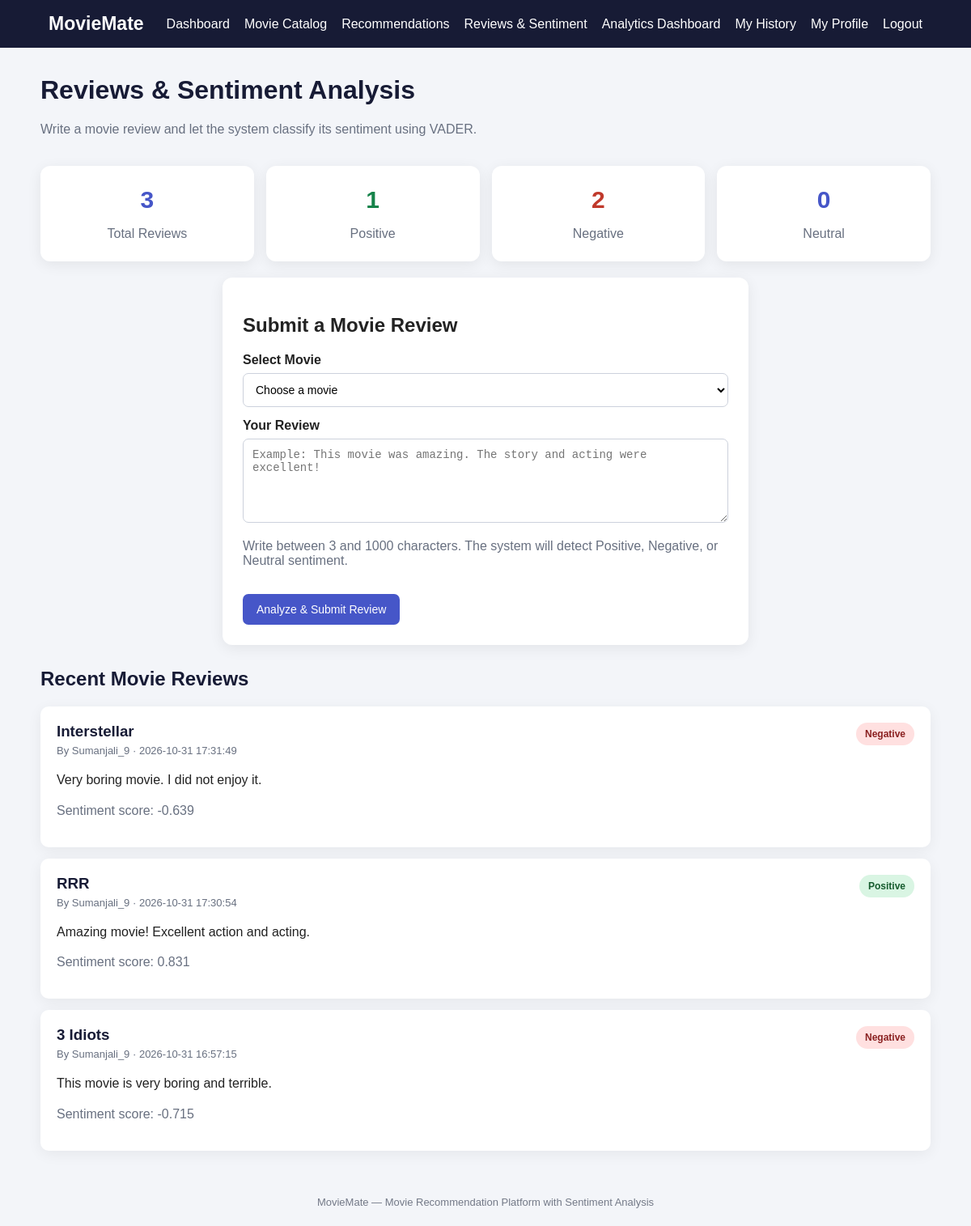
The app's page /reviews (signed in) with its own data.
### tables this page shows
CREATE TABLE reviews (
            id INTEGER PRIMARY KEY AUTOINCREMENT,
            user_id INTEGER NOT NULL,
            movie_id INTEGER NOT NULL,
            review_text TEXT NOT NULL,
            sentiment TEXT NOT NULL CHECK(sentiment IN ('Positive', 'Negative', 'Neutral')),
            compound_score REAL NOT NULL,
            positive_score REAL NOT NULL,
            neutral_score REAL NOT NULL,
            negative_score REAL NOT NULL,
            created_at TIMESTAMP DEFAULT CURRENT_TIMESTAMP,
            FOREIGN KEY(user_id) REFERENCES users(id) ON DELETE CASCADE,
            FOREIGN KEY(movie_id) REFERENCES movies(id) ON DELETE CASCADE
        );

CREATE TABLE movies (
            id INTEGER PRIMARY KEY AUTOINCREMENT,
            title TEXT NOT NULL,
            genre TEXT NOT NULL,
            release_year INTEGER,
            director TEXT DEFAULT '',
            description TEXT DEFAULT '',
            poster_url TEXT DEFAULT '',
            created_at TIMESTAMP DEFAULT CURRENT_TIMESTAMP
        );

CREATE TABLE users (
            id INTEGER PRIMARY KEY AUTOINCREMENT,
            full_name TEXT NOT NULL,
            username TEXT NOT NULL UNIQUE,
            email TEXT NOT NULL UNIQUE,
            password_hash TEXT NOT NULL,
            favorite_genres TEXT DEFAULT '',
            bio TEXT DEFAULT '',
            created_at TIMESTAMP DEFAULT CURRENT_TIMESTAMP
        );

### app.py (the view)
@app.route("/reviews")
@login_required
def reviews():
    db = get_db()
    movie_rows = db.execute("SELECT id, title FROM movies ORDER BY title").fetchall()
    review_rows = db.execute(
        """SELECT r.*, m.title AS movie_title, u.username
           FROM reviews r
           JOIN movies m ON m.id = r.movie_id
           JOIN users u ON u.id = r.user_id
           ORDER BY r.created_at DESC, r.id DESC LIMIT 50"""
    ).fetchall()
    summary_rows = db.execute(
        """SELECT sentiment, COUNT(*) AS total
           FROM reviews GROUP BY sentiment"""
    ).fetchall()
    sentiment_summary = {row["sentiment"]: row["total"] for row in summary_rows}
    total_reviews = sum(sentiment_summary.values())
    return render_template(
        "reviews.html", movies=movie_rows, reviews=review_rows,
        sentiment_summary=sentiment_summary, total_reviews=total_reviews
    )

### app.py (called while the page is built)
def get_db():
    if "db" not in g:
        g.db = sqlite3.connect(app.config["DATABASE"])
        g.db.row_factory = sqlite3.Row
        g.db.execute("PRAGMA foreign_keys = ON")
    return g.db

def login_required(view):
    @wraps(view)
    def wrapped_view(**kwargs):
        if "user_id" not in session:
            flash("Please log in to access that page.", "warning")
            return redirect(url_for("login"))
        return view(**kwargs)
    return wrapped_view

### templates/reviews.html (shortened to what this page needs)
{% extends "base.html" %}
{% block content %}
<div class="page-heading">
    <div>
        <h1>Reviews & Sentiment Analysis</h1>
        <p class="muted">Write a movie review and let the system classify its sentiment using VADER.</p>
    </div>
</div>
<div class="sentiment-stats">
    <div class="stat-card"><span>{{ total_reviews }}</span><p>Total Reviews</p></div>
    <div class="stat-card positive"><span>{{ sentiment_summary.get('Positive', 0) }}</span><p>Positive</p></div>
    <div class="stat-card negative"><span>{{ sentiment_summary.get('Negative', 0) }}</span><p>Negative</p></div>
    <div class="stat-card"><span>{{ sentiment_summary.get('Neutral', 0) }}</span><p>Neutral</p></div>
</div>
<section class="form-card wide">
    <h2>Submit a Movie Review</h2>
    <form method="POST" action="{{ url_for('add_review') }}">
        <label for="movie_id">Select Movie</label>
        <select id="movie_id" name="movie_id" required>
            <option value="">Choose a movie</option>
        </select>
        <label for="review_text">Your Review</label>
        <textarea id="review_text" name="review_text" rows="5" maxlength="1000" minlength="3" placeholder="Example: This movie was amazing. The story and acting were excellent!" required></textarea>
        <p class="muted">Write between 3 and 1000 characters. The system will detect Positive, Negative, or Neutral sentiment.</p>
        <button type="submit">Analyze & Submit Review</button>
    </form>
</section>
<section class="recommendation-section">
    <h2>Recent Movie Reviews</h2>
    {% if reviews %}
        <div class="review-list">
            {% for review in reviews %}
                <article class="review-card">
                    <div class="review-heading">
                        <div><h3>{{ review['movie_title'] }}</h3><p class="muted">By {{ review['username'] }} · {{ review['created_at'] }}</p></div>
                        <span class="sentiment-badge {{ review['sentiment']|lower }}">{{ review['sentiment'] }}</span>
                    </div>
                    <p class="review-text">{{ review['review_text'] }}</p>
                    <p class="muted">Sentiment score: {{ "%.3f"|format(review['compound_score']) }}</p>
                </article>
            {% endfor %}
        </div>
    {% else %}
        <div class="empty-state"><h3>No reviews yet</h3><p>Be the first to submit a movie review.</p></div>
    {% endif %}
</section>
{% endblock %}

### static/style.css (style rules this page uses)
* { box-sizing: border-box; }
body { margin: 0; font-family: Arial, Helvetica, sans-serif; background: #f3f5f9; color: #222; }
.form-card, .info-card, .notice, .welcome, .stat-card, .movie-card, .detail-card, .empty-state { background: white; padding: 25px; border-radius: 12px; box-shadow: 0 4px 18px rgba(0,0,0,.07); }
.form-card { max-width: 480px; margin: 20px auto; }
.form-card.wide { max-width: 650px; }
h1 { margin-top: 0; color: #171b35; }
.muted { color: #687080; }
label { display: block; margin: 14px 0 7px; font-weight: bold; }
input, textarea, select { width: 100%; padding: 11px; border: 1px solid #ccd1dc; border-radius: 7px; font-size: 14px; background: white; }
button, .button-link { display: inline-block; padding: 11px 17px; border: 0; border-radius: 7px; background: #4656c8; color: white; font-size: 14px; text-decoration: none; cursor: pointer; }
button { margin-top: 16px; }
.stat-card { text-align: center; }
.stat-card span { font-size: 30px; font-weight: bold; color: #4656c8; }
.stat-card p { margin-bottom: 0; color: #687080; }
.page-heading { display: flex; justify-content: space-between; align-items: center; gap: 15px; }
.recommendation-section { margin: 28px 0; }
.recommendation-section h2 { color: #171b35; }
.sentiment-stats { display: grid; grid-template-columns: repeat(4, 1fr); gap: 15px; margin: 20px 0; }
.sentiment-stats .stat-card.positive span { color: #16834a; }
.sentiment-stats .stat-card.negative span { color: #c0392b; }
.review-list { display: grid; gap: 14px; }
.review-card { background: white; padding: 20px; border-radius: 10px; box-shadow: 0 4px 18px rgba(0,0,0,.06); }
.review-heading { display: flex; justify-content: space-between; align-items: flex-start; gap: 12px; }
.review-heading h3 { margin: 0 0 5px; color: #171b35; }
.review-heading p { margin: 0; font-size: 13px; }
.review-text { line-height: 1.6; white-space: pre-wrap; overflow-wrap: anywhere; }
.sentiment-badge { display: inline-block; padding: 7px 11px; border-radius: 20px; font-size: 12px; font-weight: bold; white-space: nowrap; }
.sentiment-badge.positive { background: #d9f5e3; color: #155b2d; }
.sentiment-badge.negative { background: #ffe0e0; color: #8a2020; }

### records on screen
reviews: movie_title "Interstellar", username "Sumanjali_9", created_at "2026-10-31 17:31:49", sentiment "Negative", review_text "Very boring movie. I did not enjoy it.", compound_score "-0.639"
reviews: movie_title "RRR", username "Sumanjali_9", created_at "2026-10-31 17:30:54", sentiment "Positive", review_text "Amazing movie! Excellent action and acting.", compound_score "0.831"
reviews: movie_title "3 Idiots", username "Sumanjali_9", created_at "2026-10-31 16:57:15", sentiment "Negative", review_text "This movie is very boring and terrible.", compound_score "-0.715"

### other values on screen
{{ total_reviews }} "3"
{{ sentiment_summary.get('Positive', 0) }} "1"
{{ sentiment_summary.get('Negative', 0) }} "2"
{{ sentiment_summary.get('Neutral', 0) }} "0"
